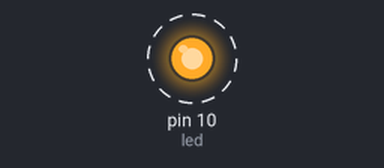
The sketch below on a simulated Arduino Uno, built with avr-gcc and run on an emulated ATmega328P. On the bench: output pins drawn as LEDs (lit = HIGH). Dashed ring = blinking.

Above: at 0.4 s.
Timing chart, 0 to 3.2 s (numbered marks = the images above):
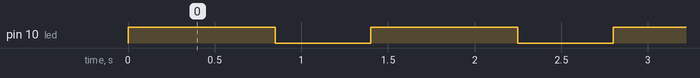

Measured:
- by itself, pin 10 (led): alternates HIGH for 0.85 s and LOW for 0.55 s

The sketch:

stage_01.ino
```cpp
/** Stage 01. Introduction
 *  Simple example that makes the Led blink
 */

// This is not OOP - so global variables are ok
int led = 10; // Led's pin

/** Setup routine
 *  All configuration trcks go here
 */
void setup() {
  // Initialize the pin as OUTPUT
  pinMode(led, OUTPUT);
}

/** Loop routine
 *  This is the main code to be repeated
 *  until it is not the end :)
 */
void loop() {
  // Turn the Led on (HIGH is the voltage level)
  digitalWrite(led, HIGH);
  delay(850); // Wait for 850 ms
  // Turn the Led off by making the voltage LOW
  digitalWrite(led, LOW);
  delay(550); // wait for 550 ms
}
```
